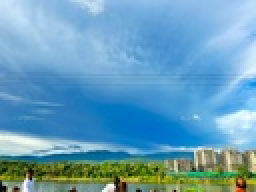
%> input picture main/img/1.jpg, 128 x 96 px, shrunk from 1024 x 768 before the run (shown 2 times larger)
$ octave medianfilt.m   (GNU Octave 9; MATLAB toolbox functions it lacks are replaced by stand-ins)
%> lines starting %> are read from the running program, lines starting %| are printed output that depends on the picture

f=imread("img\1.jpg");
%> f is the input picture: size 96x128x3 uint8; mean R, G, B 102.4, 158.8, 187.7
f=im2gray(im2double(f));
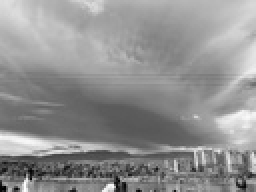
%> f: size 96x128 double (shown 2 times larger); min 0.0046, max 0.997, mean 0.57
f = padarray(f, [1 1], 'replicate', 'both');
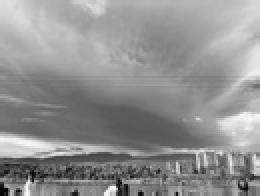
%> f: size 98x130 double (shown 2 times larger); min 0.0046, max 0.997, mean 0.572

MF=filt(f);
%> after the loop in filt, `for i=2:r-1`:
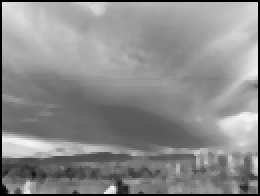
%> M: size 98x130 double (shown 2 times larger); min 0, max 0.962, mean 0.549
figure,imshow(f),title('Original Image');
figure,imshow(MF),title('Median Filtered Image');
SP=imnoise(f,"salt & pepper",0.2);
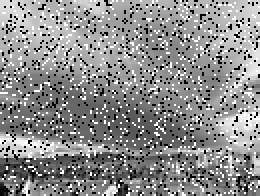
%> SP: size 98x130 double (shown 2 times larger); min 0, max 1, mean 0.553
figure,imshow(SP),title('Salt & Pepper Noisy Image');
SPMF=filt(SP);
%> after the loop in filt (call 2), `for i=2:r-1`:
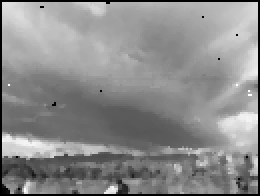
%> M: size 98x130 double (shown 2 times larger); min 0, max 1, mean 0.549
figure,imshow(SPMF),title('Salt & Pepper - Median Filtered  Image');


function M=filt(f)
M = zeros(size(f));
[r,c]=size(f);
for i=2:r-1
    for j=2:c-1
        W = f(i-1:i+1, j-1:j+1);
        m=median(W, "all");
        M(i,j)=m;
    end
end
end
